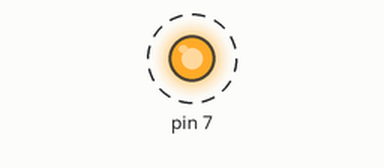
Recording of a sketch running on a simulated Arduino Uno, built with avr-gcc and run on an emulated ATmega328P. Shown: output pins drawn as LEDs (lit = HIGH). Dashed ring = blinking. What the sketch prints to the serial monitor is not drawn.

Above: at 0.5 s.
Timing chart, 0 to 4.6 s (numbered marks = the images above):
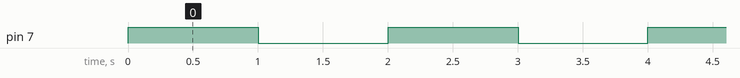

The sketch:

assignment_2_wk6_DELAY.ino
```cpp
#include <ThreeWire.h>
#include <RtcDS1302.h>
ThreeWire myWire(4,5,2); // IO, SCLK, CE
RtcDS1302<ThreeWire> Rtc(myWire);
int seecon,second,timer;
int printDateTime(const RtcDateTime& dt){
// Serial.print(dt.Year(), DEC);
// Serial.print('/');
// Serial.print(dt.Month(), DEC);
// Serial.print('/');
// Serial.print(dt.Day(), DEC);
// Serial.print(' ');
 Serial.print(dt.Hour(), DEC);
 Serial.print(':');
 Serial.print(dt.Minute(), DEC);
 Serial.print(':');
 Serial.print(dt.Second(), DEC);
 Serial.println();
// Serial.print("Total Seconds since 1/1/2000 : ");
// Serial.print(dt.TotalSeconds());
// Serial.println();
while(dt.Minute()>=1)
{
  Serial.println("STOP");
}
 dt.Second();
 return  dt.Second();
}

void setup(){
 Serial.begin(57600);
 Rtc.Begin();
 RtcDateTime setting_time(2020,2,2,0,0,0);
 // year, month, dayOfMonth, hour, minute, second
 printDateTime(setting_time);
 Serial.print("START !!!!!!!!!!");
 //Try to comment This line
 Rtc.SetDateTime(setting_time);
 //reset timer to "setting_time"
 pinMode(7,OUTPUT);
}

void loop() {

  digitalWrite(7,HIGH);
  delay(1000);
  timer++;
  Serial.println(timer);
  digitalWrite(7,LOW);
  delay(1000);
  timer++;
  Serial.println(timer);
  if(timer >= 120)
  {
    Serial.println("STOP !!!!!");
  }
}


// result = 2.00.06 mins
```

Measured:
- by itself, pin 7: alternates HIGH for 1.0 s and LOW for 1.0 s
